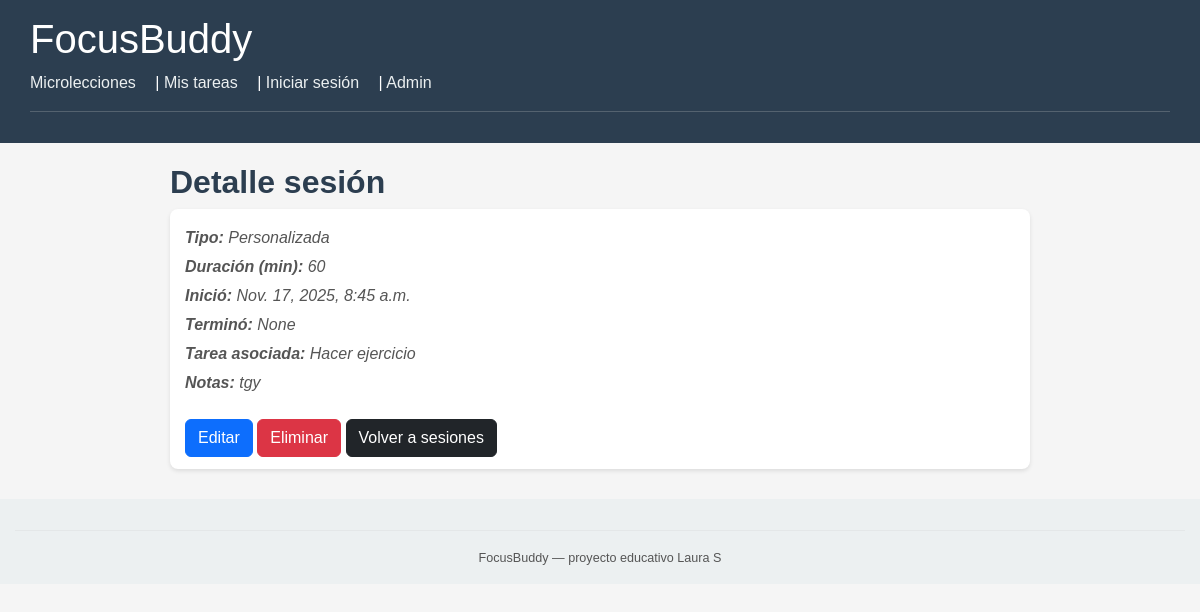
The page /sesiones/2/ on the database its author committed.
### core/models.py (models this page shows, shortened)
class SesionEstudio(models.Model):
    POMODORO = 'Pomodoro'
    PERSONALIZADA = 'Personalizada'
    TIPOS_SESION = [
        (POMODORO, 'Pomodoro'),
        (PERSONALIZADA, 'Personalizada')
    ]
    usuario = models.ForeignKey(
        Usuario,
        on_delete=models.CASCADE,
        related_name='sesiones',
        null=True,
        blank=True
    )
    tarea = models.ForeignKey(
        Tarea,
        on_delete=models.SET_NULL,
        related_name='sesiones',
        null=True,
        blank=True
    )
    tipo_sesion = models.CharField(
        max_length=20,
        choices=TIPOS_SESION,
        default=POMODORO
    )
    duracion_minutos = models.PositiveIntegerField()
    inicio_en = models.DateTimeField()
    fin_en = models.DateTimeField(null=True, blank=True)
    notas = models.TextField(blank=True)
    creada_en = models.DateTimeField(auto_now_add=True)

class Tarea(models.Model):
    usuario = models.ForeignKey(
        Usuario,
        on_delete=models.CASCADE,
        related_name='tareas',
        null=True,
        blank=True
    )
    titulo = models.CharField(max_length=200)
    descripcion = models.TextField(blank=True)
    minutos_estimados = models.PositiveIntegerField(default=25)
    completada = models.BooleanField(default=False)
    creada_en = models.DateTimeField(auto_now_add=True)

### core/views.py (the view)
# urls.py: path('sesiones/<int:sesion_id>/',   views.DetalleSesionView.as_view(), name='detalle_sesion'),
class DetalleSesionView(DetailView):
    model = SesionEstudio
    template_name = 'core/detalle_sesion.html'
    pk_url_kwarg = 'sesion_id'
    context_object_name = 'sesion'

### core/templates/core/detalle_sesion.html
{% extends "core/base.html" %}
{% block content %}
<h2>Detalle sesión</h2>
<li style="list-style: none;">
<p><strong>Tipo:</strong> {{ sesion.tipo_sesion }}</p>
<p><strong>Duración (min):</strong> {{ sesion.duracion_minutos }}</p>
<p><strong>Inició:</strong> {{ sesion.inicio_en }}</p>
<p><strong>Terminó:</strong> {{ sesion.fin_en }}</p>
{% if sesion.tarea %}
  <p><strong>Tarea asociada:</strong> {{ sesion.tarea.titulo }}</p>
{% endif %}
<p><strong>Notas:</strong> {{ sesion.notas }}</p>
<br>
<a href="{% url 'core:editar_sesion' sesion.id %}" class="btn btn-primary">Editar</a>
<a href="{% url 'core:eliminar_sesion' object.id %}" class="btn btn-danger">Eliminar</a>
<a href="{% url 'core:lista_sesiones' %}"class="btn btn-dark">Volver a sesiones</a>
</li>
{% endblock %}

### core/static/core/style.css (style rules this page uses)
body { font-family: 'Arial', sans-serif; background-color: #f5f5f5; color: #333; margin: 0; padding: 0; }
h2, h3 { color: #2c3e50; font-weight: bold; }
li { background-color: #ffffff; padding: 12px 15px; margin-bottom: 12px; border-radius: 8px; box-shadow: 0 2px 4px rgba(0,0,0,0.1); }
li p { margin: 5px 0 0 0; }
p { font-style: italic; color: #555; }

### rows shown on the page
SesionEstudio: tipo_sesion "Personalizada", duracion_minutos "60", inicio_en "Nov. 17, 2025, 8:45 a.m.", fin_en "None", tarea.titulo "Hacer ejercicio", notas "tgy"
